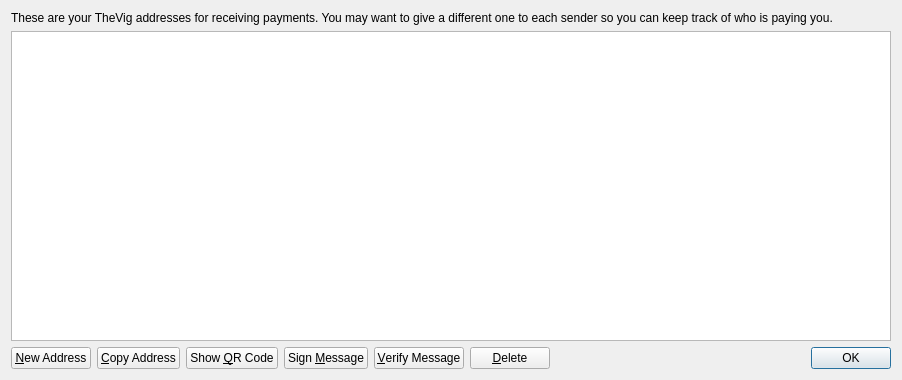
<?xml version="1.0" encoding="UTF-8"?>
<ui version="4.0">
 <class>AddressBookPage</class>
 <widget class="QWidget" name="AddressBookPage">
  <property name="geometry">
   <rect>
    <x>0</x>
    <y>0</y>
    <width>902</width>
    <height>380</height>
   </rect>
  </property>
  <property name="windowTitle">
   <string>Address Book</string>
  </property>
  <layout class="QVBoxLayout" name="verticalLayout">
   <item>
    <widget class="QLabel" name="labelExplanation">
     <property name="text">
      <string>These are your TheVig addresses for receiving payments. You may want to give a different one to each sender so you can keep track of who is paying you.</string>
     </property>
     <property name="textFormat">
      <enum>Qt::PlainText</enum>
     </property>
     <property name="wordWrap">
      <bool>true</bool>
     </property>
    </widget>
   </item>
   <item>
    <widget class="QTableView" name="tableView">
     <property name="contextMenuPolicy">
      <enum>Qt::CustomContextMenu</enum>
     </property>
     <property name="toolTip">
      <string>Double-click to edit address or label</string>
     </property>
     <property name="tabKeyNavigation">
      <bool>false</bool>
     </property>
     <property name="alternatingRowColors">
      <bool>true</bool>
     </property>
     <property name="selectionMode">
      <enum>QAbstractItemView::SingleSelection</enum>
     </property>
     <property name="selectionBehavior">
      <enum>QAbstractItemView::SelectRows</enum>
     </property>
     <property name="sortingEnabled">
      <bool>true</bool>
     </property>
     <attribute name="verticalHeaderVisible">
      <bool>false</bool>
     </attribute>
    </widget>
   </item>
   <item>
    <layout class="QHBoxLayout" name="horizontalLayout">
     <item>
      <widget class="QPushButton" name="newAddressButton">
       <property name="toolTip">
        <string>Create a new address</string>
       </property>
       <property name="text">
        <string>&amp;New Address</string>
       </property>
       <property name="icon">
        <iconset resource="../bitcoin.qrc">
         <normaloff>:/icons/add</normaloff>:/icons/add</iconset>
       </property>
      </widget>
     </item>
     <item>
      <widget class="QPushButton" name="copyToClipboard">
       <property name="toolTip">
        <string>Copy the currently selected address to the system clipboard</string>
       </property>
       <property name="text">
        <string>&amp;Copy Address</string>
       </property>
       <property name="icon">
        <iconset resource="../bitcoin.qrc">
         <normaloff>:/icons/editcopy</normaloff>:/icons/editcopy</iconset>
       </property>
      </widget>
     </item>
     <item>
      <widget class="QPushButton" name="showQRCode">
       <property name="text">
        <string>Show &amp;QR Code</string>
       </property>
       <property name="icon">
        <iconset resource="../bitcoin.qrc">
         <normaloff>:/icons/qrcode</normaloff>:/icons/qrcode</iconset>
       </property>
      </widget>
     </item>
     <item>
      <widget class="QPushButton" name="signMessage">
       <property name="toolTip">
        <string>Sign a message to prove you own a TheVig address</string>
       </property>
       <property name="text">
        <string>Sign &amp;Message</string>
       </property>
       <property name="icon">
        <iconset resource="../bitcoin.qrc">
         <normaloff>:/icons/edit</normaloff>:/icons/edit</iconset>
       </property>
      </widget>
     </item>
     <item>
      <widget class="QPushButton" name="verifyMessage">
       <property name="toolTip">
        <string>Verify a message to ensure it was signed with a specified TheVig address</string>
       </property>
       <property name="text">
        <string>&amp;Verify Message</string>
       </property>
       <property name="icon">
        <iconset resource="../bitcoin.qrc">
         <normaloff>:/icons/transaction_0</normaloff>:/icons/transaction_0</iconset>
       </property>
      </widget>
     </item>
     <item>
      <widget class="QPushButton" name="deleteButton">
       <property name="toolTip">
        <string>Delete the currently selected address from the list</string>
       </property>
       <property name="text">
        <string>&amp;Delete</string>
       </property>
       <property name="icon">
        <iconset resource="../bitcoin.qrc">
         <normaloff>:/icons/remove</normaloff>:/icons/remove</iconset>
       </property>
      </widget>
     </item>
     <item>
      <spacer name="horizontalSpacer">
       <property name="orientation">
        <enum>Qt::Horizontal</enum>
       </property>
       <property name="sizeHint" stdset="0">
        <size>
         <width>40</width>
         <height>20</height>
        </size>
       </property>
      </spacer>
     </item>
     <item>
      <widget class="QDialogButtonBox" name="buttonBox">
       <property name="sizePolicy">
        <sizepolicy hsizetype="Maximum" vsizetype="Fixed">
         <horstretch>0</horstretch>
         <verstretch>0</verstretch>
        </sizepolicy>
       </property>
       <property name="standardButtons">
        <set>QDialogButtonBox::Ok</set>
       </property>
      </widget>
     </item>
    </layout>
   </item>
  </layout>
 </widget>
 <resources>
  <include location="../bitcoin.qrc"/>
 </resources>
 <connections/>
</ui>
